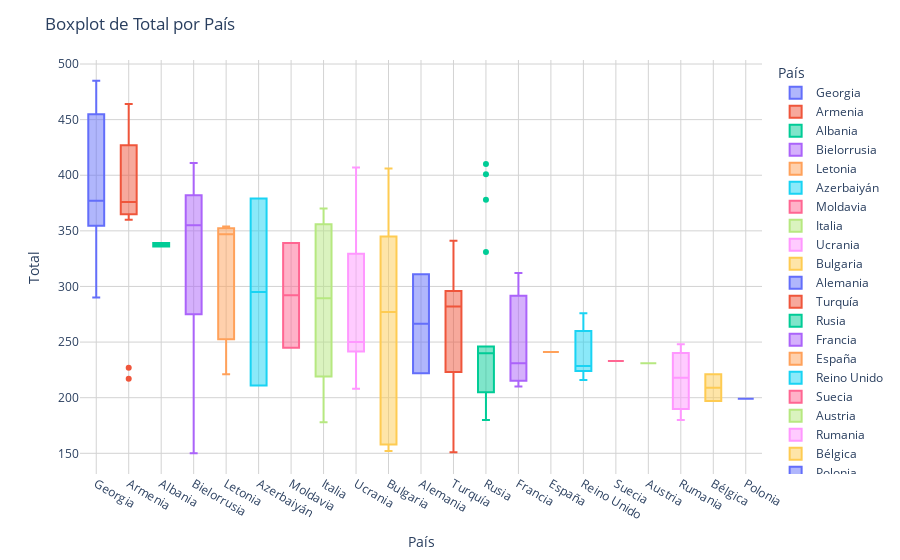

The cell this chart's notebook holds for it:
### Code cell
graficar_boxplot_bivariable_px (df = df_columnas_orden, variable_analisis = 'Total', variable_categorica = 'País')

### Figure 1 — Plotly figure (JSON) as saved in the notebook; plotly's stock layout.template omitted (floating-point values rounded to 4 significant figures)
{"data": [{"alignmentgroup": "True", "hovertemplate": "País=%{x}<br>Total=%{y}<extra></extra>", "legendgroup": "Georgia", "marker": {"color": "#636efa"}, "name": "Georgia", "notched": false, "offsetgroup": "Georgia", "orientation": "v", "showlegend": true, "type": "box", "x": ["Georgia", "Georgia", "Georgia", "Georgia", "Georgia", "Georgia", "Georgia", "Georgia", "Georgia"], "x0": " ", "xaxis": "x", "y": [290, 308, 370, 374, 393, 377, 478, 485, 447], "y0": " ", "yaxis": "y"}, {"alignmentgroup": "True", "hovertemplate": "País=%{x}<br>Total=%{y}<extra></extra>", "legendgroup": "Armenia", "marker": {"color": "#EF553B"}, "name": "Armenia", "notched": false, "offsetgroup": "Armenia", "orientation": "v", "showlegend": true, "type": "box", "x": ["Armenia", "Armenia", "Armenia", "Armenia", "Armenia", "Armenia", "Armenia", "Armenia", "Armenia", "Armenia", "Armenia", "Armenia", "Armenia", "Armenia"], "x0": " ", "xaxis": "x", "y": [217, 227, 371, 375, 360, 365, 372, 390, 377, 380, 427, 464, 440, 445], "y0": " ", "yaxis": "y"}, {"alignmentgroup": "True", "hovertemplate": "País=%{x}<br>Total=%{y}<extra></extra>", "legendgroup": "Albania", "marker": {"color": "#00cc96"}, "name": "Albania", "notched": false, "offsetgroup": "Albania", "orientation": "v", "showlegend": true, "type": "box", "x": ["Albania", "Albania"], "x0": " ", "xaxis": "x", "y": [339, 336], "y0": " ", "yaxis": "y"}, {"alignmentgroup": "True", "hovertemplate": "País=%{x}<br>Total=%{y}<extra></extra>", "legendgroup": "Bielorrusia", "marker": {"color": "#ab63fa"}, "name": "Bielorrusia", "notched": false, "offsetgroup": "Bielorrusia", "orientation": "v", "showlegend": true, "type": "box", "x": ["Bielorrusia", "Bielorrusia", "Bielorrusia", "Bielorrusia", "Bielorrusia", "Bielorrusia", "Bielorrusia", "Bielorrusia", "Bielorrusia"], "x0": " ", "xaxis": "x", "y": [150, 242, 286, 335, 355, 400, 374, 376, 411], "y0": " ", "yaxis": "y"}, {"alignmentgroup": "True", "hovertemplate": "País=%{x}<br>Total=%{y}<extra></extra>", "legendgroup": "Letonia", "marker": {"color": "#FFA15A"}, "name": "Letonia", "notched": false, "offsetgroup": "Letonia", "orientation": "v", "showlegend": true, "type": "box", "x": ["Letonia", "Letonia", "Letonia"], "x0": " ", "xaxis": "x", "y": [221, 354, 347], "y0": " ", "yaxis": "y"}, {"alignmentgroup": "True", "hovertemplate": "País=%{x}<br>Total=%{y}<extra></extra>", "legendgroup": "Azerbaiyán", "marker": {"color": "#19d3f3"}, "name": "Azerbaiyán", "notched": false, "offsetgroup": "Azerbaiyán", "orientation": "v", "showlegend": true, "type": "box", "x": ["Azerbaiyán", "Azerbaiyán"], "x0": " ", "xaxis": "x", "y": [211, 379], "y0": " ", "yaxis": "y"}, {"alignmentgroup": "True", "hovertemplate": "País=%{x}<br>Total=%{y}<extra></extra>", "legendgroup": "Moldavia", "marker": {"color": "#FF6692"}, "name": "Moldavia", "notched": false, "offsetgroup": "Moldavia", "orientation": "v", "showlegend": true, "type": "box", "x": ["Moldavia", "Moldavia"], "x0": " ", "xaxis": "x", "y": [245, 339], "y0": " ", "yaxis": "y"}, {"alignmentgroup": "True", "hovertemplate": "País=%{x}<br>Total=%{y}<extra></extra>", "legendgroup": "Italia", "marker": {"color": "#B6E880"}, "name": "Italia", "notched": false, "offsetgroup": "Italia", "orientation": "v", "showlegend": true, "type": "box", "x": ["Italia", "Italia", "Italia", "Italia", "Italia", "Italia"], "x0": " ", "xaxis": "x", "y": [178, 219, 261, 318, 356, 370], "y0": " ", "yaxis": "y"}, {"alignmentgroup": "True", "hovertemplate": "País=%{x}<br>Total=%{y}<extra></extra>", "legendgroup": "Ucrania", "marker": {"color": "#FF97FF"}, "name": "Ucrania", "notched": false, "offsetgroup": "Ucrania", "orientation": "v", "showlegend": true, "type": "box", "x": ["Ucrania", "Ucrania", "Ucrania", "Ucrania", "Ucrania", "Ucrania", "Ucrania", "Ucrania"], "x0": " ", "xaxis": "x", "y": [208, 248, 236, 268, 252, 247, 391, 407], "y0": " ", "yaxis": "y"}, {"alignmentgroup": "True", "hovertemplate": "País=%{x}<br>Total=%{y}<extra></extra>", "legendgroup": "Bulgaria", "marker": {"color": "#FECB52"}, "name": "Bulgaria", "notched": false, "offsetgroup": "Bulgaria", "orientation": "v", "showlegend": true, "type": "box", "x": ["Bulgaria", "Bulgaria", "Bulgaria", "Bulgaria", "Bulgaria", "Bulgaria", "Bulgaria", "Bulgaria", "Bulgaria", "Bulgaria"], "x0": " ", "xaxis": "x", "y": [155, 158, 152, 258, 256, 296, 315, 345, 369, 406], "y0": " ", "yaxis": "y"}, {"alignmentgroup": "True", "hovertemplate": "País=%{x}<br>Total=%{y}<extra></extra>", "legendgroup": "Alemania", "marker": {"color": "#636efa"}, "name": "Alemania", "notched": false, "offsetgroup": "Alemania", "orientation": "v", "showlegend": true, "type": "box", "x": ["Alemania", "Alemania"], "x0": " ", "xaxis": "x", "y": [222, 311], "y0": " ", "yaxis": "y"}, {"alignmentgroup": "True", "hovertemplate": "País=%{x}<br>Total=%{y}<extra></extra>", "legendgroup": "Turquía", "marker": {"color": "#EF553B"}, "name": "Turquía", "notched": false, "offsetgroup": "Turquía", "orientation": "v", "showlegend": true, "type": "box", "x": ["Turquía", "Turquía", "Turquía", "Turquía", "Turquía", "Turquía", "Turquía", "Turquía", "Turquía"], "x0": " ", "xaxis": "x", "y": [163, 151, 243, 247, 283, 282, 287, 323, 341], "y0": " ", "yaxis": "y"}, {"alignmentgroup": "True", "hovertemplate": "País=%{x}<br>Total=%{y}<extra></extra>", "legendgroup": "Rusia", "marker": {"color": "#00cc96"}, "name": "Rusia", "notched": false, "offsetgroup": "Rusia", "orientation": "v", "showlegend": true, "type": "box", "x": ["Rusia", "Rusia", "Rusia", "Rusia", "Rusia", "Rusia", "Rusia", "Rusia", "Rusia", "Rusia", "Rusia", "Rusia", "Rusia", "Rusia", "Rusia", "Rusia", "Rusia", "Rusia", "Rusia", "Rusia"], "x0": " ", "xaxis": "x", "y": [180, 181, 198, 200, 190, 214, 210, 213, 222, 240, 246, 243, 242, 246, 240, 240, 331, 378, 410, 401], "y0": " ", "yaxis": "y"}, {"alignmentgroup": "True", "hovertemplate": "País=%{x}<br>Total=%{y}<extra></extra>", "legendgroup": "Francia", "marker": {"color": "#ab63fa"}, "name": "Francia", "notched": false, "offsetgroup": "Francia", "orientation": "v", "showlegend": true, "type": "box", "x": ["Francia", "Francia", "Francia"], "x0": " ", "xaxis": "x", "y": [210, 231, 312], "y0": " ", "yaxis": "y"}, {"alignmentgroup": "True", "hovertemplate": "País=%{x}<br>Total=%{y}<extra></extra>", "legendgroup": "España", "marker": {"color": "#FFA15A"}, "name": "España", "notched": false, "offsetgroup": "España", "orientation": "v", "showlegend": true, "type": "box", "x": ["España"], "x0": " ", "xaxis": "x", "y": [241], "y0": " ", "yaxis": "y"}, {"alignmentgroup": "True", "hovertemplate": "País=%{x}<br>Total=%{y}<extra></extra>", "legendgroup": "Reino Unido", "marker": {"color": "#19d3f3"}, "name": "Reino Unido", "notched": false, "offsetgroup": "Reino Unido", "orientation": "v", "showlegend": true, "type": "box", "x": ["Reino Unido", "Reino Unido", "Reino Unido", "Reino Unido", "Reino Unido", "Reino Unido"], "x0": " ", "xaxis": "x", "y": [230, 224, 227, 216, 276, 260], "y0": " ", "yaxis": "y"}, {"alignmentgroup": "True", "hovertemplate": "País=%{x}<br>Total=%{y}<extra></extra>", "legendgroup": "Suecia", "marker": {"color": "#FF6692"}, "name": "Suecia", "notched": false, "offsetgroup": "Suecia", "orientation": "v", "showlegend": true, "type": "box", "x": ["Suecia"], "x0": " ", "xaxis": "x", "y": [233], "y0": " ", "yaxis": "y"}, {"alignmentgroup": "True", "hovertemplate": "País=%{x}<br>Total=%{y}<extra></extra>", "legendgroup": "Austria", "marker": {"color": "#B6E880"}, "name": "Austria", "notched": false, "offsetgroup": "Austria", "orientation": "v", "showlegend": true, "type": "box", "x": ["Austria"], "x0": " ", "xaxis": "x", "y": [231], "y0": " ", "yaxis": "y"}, {"alignmentgroup": "True", "hovertemplate": "País=%{x}<br>Total=%{y}<extra></extra>", "legendgroup": "Rumania", "marker": {"color": "#FF97FF"}, "name": "Rumania", "notched": false, "offsetgroup": "Rumania", "orientation": "v", "showlegend": true, "type": "box", "x": ["Rumania", "Rumania", "Rumania", "Rumania", "Rumania", "Rumania", "Rumania", "Rumania", "Rumania"], "x0": " ", "xaxis": "x", "y": [190, 189, 180, 239, 244, 229, 215, 218, 248], "y0": " ", "yaxis": "y"}, {"alignmentgroup": "True", "hovertemplate": "País=%{x}<br>Total=%{y}<extra></extra>", "legendgroup": "Bélgica", "marker": {"color": "#FECB52"}, "name": "Bélgica", "notched": false, "offsetgroup": "Bélgica", "orientation": "v", "showlegend": true, "type": "box", "x": ["Bélgica", "Bélgica"], "x0": " ", "xaxis": "x", "y": [197, 221], "y0": " ", "yaxis": "y"}, {"alignmentgroup": "True", "hovertemplate": "País=%{x}<br>Total=%{y}<extra></extra>", "legendgroup": "Polonia", "marker": {"color": "#636efa"}, "name": "Polonia", "notched": false, "offsetgroup": "Polonia", "orientation": "v", "showlegend": true, "type": "box", "x": ["Polonia"], "x0": " ", "xaxis": "x", "y": [199], "y0": " ", "yaxis": "y"}], "layout": {"boxmode": "overlay", "legend": {"title": {"text": "País"}, "tracegroupgap": 0}, "margin": {"t": 60}, "plot_bgcolor": "rgba(255, 255, 255, 1)", "title": {"text": "Boxplot de Total por País"}, "xaxis": {"anchor": "y", "categoryarray": ["Georgia", "Armenia", "Albania", "Bielorrusia", "Letonia", "Azerbaiyán", "Moldavia", "Italia", "Ucrania", "Bulgaria", "Alemania", "Turquía", "Rusia", "Francia", "España", "Reino Unido", "Suecia", "Austria", "Rumania", "Bélgica", "Polonia"], "categoryorder": "array", "domain": [0, 1], "gridcolor": "lightgrey", "showgrid": true, "title": {"text": "País"}}, "yaxis": {"anchor": "x", "domain": [0, 1], "gridcolor": "lightgrey", "showgrid": true, "title": {"text": "Total"}}}}
